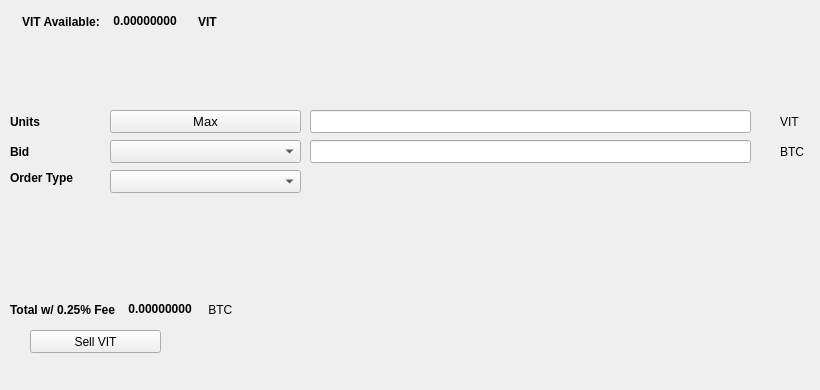
   <widget class="QWidget" name="SellTab">
    <attribute name="title">
     <string>Sell</string>
    </attribute>
    <widget class="QLabel" name="label_16">
     <property name="geometry">
      <rect>
       <x>780</x>
       <y>140</y>
       <width>31</width>
       <height>23</height>
      </rect>
     </property>
     <property name="text">
      <string>BTC</string>
     </property>
    </widget>
    <widget class="QComboBox" name="SellBidcomboBox">
     <property name="geometry">
      <rect>
       <x>110</x>
       <y>140</y>
       <width>191</width>
       <height>23</height>
      </rect>
     </property>
     <property name="font">
      <font>
       <pointsize>10</pointsize>
      </font>
     </property>
    </widget>
    <widget class="QLabel" name="label_18">
     <property name="geometry">
      <rect>
       <x>10</x>
       <y>110</y>
       <width>46</width>
       <height>23</height>
      </rect>
     </property>
     <property name="font">
      <font>
       <weight>75</weight>
       <bold>true</bold>
      </font>
     </property>
     <property name="text">
      <string>Units</string>
     </property>
    </widget>
    <widget class="QPushButton" name="Sell_Max_Amount">
     <property name="geometry">
      <rect>
       <x>110</x>
       <y>110</y>
       <width>191</width>
       <height>23</height>
      </rect>
     </property>
     <property name="font">
      <font>
       <pointsize>10</pointsize>
      </font>
     </property>
     <property name="text">
      <string>Max</string>
     </property>
    </widget>
    <widget class="QLabel" name="label_20">
     <property name="geometry">
      <rect>
       <x>10</x>
       <y>170</y>
       <width>91</width>
       <height>16</height>
      </rect>
     </property>
     <property name="font">
      <font>
       <weight>75</weight>
       <bold>true</bold>
      </font>
     </property>
     <property name="text">
      <string>Order Type</string>
     </property>
    </widget>
    <widget class="QComboBox" name="SellOrdertypeCombo">
     <property name="geometry">
      <rect>
       <x>110</x>
       <y>170</y>
       <width>191</width>
       <height>23</height>
      </rect>
     </property>
     <property name="font">
      <font>
       <pointsize>10</pointsize>
      </font>
     </property>
    </widget>
    <widget class="QLabel" name="label_21">
     <property name="geometry">
      <rect>
       <x>10</x>
       <y>140</y>
       <width>46</width>
       <height>23</height>
      </rect>
     </property>
     <property name="font">
      <font>
       <weight>75</weight>
       <bold>true</bold>
      </font>
     </property>
     <property name="text">
      <string>Bid</string>
     </property>
    </widget>
    <widget class="QLabel" name="label_22">
     <property name="geometry">
      <rect>
       <x>780</x>
       <y>110</y>
       <width>31</width>
       <height>23</height>
      </rect>
     </property>
     <property name="text">
      <string>VIT</string>
     </property>
    </widget>
    <widget class="QLineEdit" name="UnitsInputVIT">
     <property name="geometry">
      <rect>
       <x>310</x>
       <y>110</y>
       <width>441</width>
       <height>23</height>
      </rect>
     </property>
     <property name="font">
      <font>
       <pointsize>9</pointsize>
       <weight>75</weight>
       <bold>true</bold>
      </font>
     </property>
    </widget>
    <widget class="QLineEdit" name="SellBidPriceEdit">
     <property name="geometry">
      <rect>
       <x>310</x>
       <y>140</y>
       <width>441</width>
       <height>23</height>
      </rect>
     </property>
     <property name="font">
      <font>
       <pointsize>9</pointsize>
       <weight>75</weight>
       <bold>true</bold>
      </font>
     </property>
    </widget>
    <widget class="QPushButton" name="SellVITBTN">
     <property name="geometry">
      <rect>
       <x>30</x>
       <y>330</y>
       <width>131</width>
       <height>23</height>
      </rect>
     </property>
     <property name="text">
      <string>Sell VIT</string>
     </property>
     <property name="icon">
      <iconset resource="../Vitality">
       <normaloff>:/icons/bitcoin</normaloff>:/icons/bitcoin</iconset>
     </property>
    </widget>
    <widget class="QWidget" name="layoutWidget3">
     <property name="geometry">
      <rect>
       <x>22</x>
       <y>12</y>
       <width>258</width>
       <height>19</height>
      </rect>
     </property>
     <layout class="QHBoxLayout" name="horizontalLayout">
      <item>
       <widget class="QLabel" name="label232_2">
        <property name="font">
         <font>
          <weight>75</weight>
          <bold>true</bold>
         </font>
        </property>
        <property name="text">
         <string>VIT Available:</string>
        </property>
       </widget>
      </item>
      <item>
       <widget class="QLabel" name="VITAvailableLabel">
        <property name="palette">
         <palette>
          <active>
           <colorrole role="WindowText">
            <brush brushstyle="SolidPattern">
             <color alpha="255">
              <red>0</red>
              <green>0</green>
              <blue>0</blue>
             </color>
            </brush>
           </colorrole>
           <colorrole role="Button">
            <brush brushstyle="SolidPattern">
             <color alpha="255">
              <red>0</red>
              <green>170</green>
              <blue>0</blue>
             </color>
            </brush>
           </colorrole>
           <colorrole role="Light">
            <brush brushstyle="SolidPattern">
             <color alpha="255">
              <red>0</red>
              <green>255</green>
              <blue>0</blue>
             </color>
            </brush>
           </colorrole>
           <colorrole role="Midlight">
            <brush brushstyle="SolidPattern">
             <color alpha="255">
              <red>0</red>
              <green>212</green>
              <blue>0</blue>
             </color>
            </brush>
           </colorrole>
           <colorrole role="Dark">
            <brush brushstyle="SolidPattern">
             <color alpha="255">
              <red>0</red>
              <green>85</green>
              <blue>0</blue>
             </color>
            </brush>
           </colorrole>
           <colorrole role="Mid">
            <brush brushstyle="SolidPattern">
             <color alpha="255">
              <red>0</red>
              <green>113</green>
              <blue>0</blue>
             </color>
            </brush>
           </colorrole>
           <colorrole role="Text">
            <brush brushstyle="SolidPattern">
             <color alpha="255">
              <red>0</red>
              <green>170</green>
              <blue>0</blue>
             </color>
            </brush>
           </colorrole>
           <colorrole role="BrightText">
            <brush brushstyle="SolidPattern">
             <color alpha="255">
              <red>255</red>
              <green>255</green>
              <blue>255</blue>
             </color>
            </brush>
           </colorrole>
           <colorrole role="ButtonText">
            <brush brushstyle="SolidPattern">
             <color alpha="255">
              <red>0</red>
              <green>0</green>
              <blue>0</blue>
             </color>
            </brush>
           </colorrole>
           <colorrole role="Base">
            <brush brushstyle="SolidPattern">
             <color alpha="255">
              <red>255</red>
              <green>255</green>
              <blue>255</blue>
             </color>
            </brush>
           </colorrole>
           <colorrole role="Window">
            <brush brushstyle="SolidPattern">
             <color alpha="255">
              <red>0</red>
              <green>170</green>
              <blue>0</blue>
             </color>
            </brush>
           </colorrole>
           <colorrole role="Shadow">
            <brush brushstyle="SolidPattern">
             <color alpha="255">
              <red>0</red>
              <green>0</green>
              <blue>0</blue>
             </color>
            </brush>
           </colorrole>
           <colorrole role="AlternateBase">
            <brush brushstyle="SolidPattern">
             <color alpha="255">
              <red>127</red>
              <green>212</green>
              <blue>127</blue>
             </color>
            </brush>
           </colorrole>
           <colorrole role="ToolTipBase">
            <brush brushstyle="SolidPattern">
             <color alpha="255">
              <red>255</red>
              <green>255</green>
              <blue>220</blue>
             </color>
            </brush>
           </colorrole>
           <colorrole role="ToolTipText">
            <brush brushstyle="SolidPattern">
             <color alpha="255">
              <red>0</red>
              <green>0</green>
              <blue>0</blue>
             </color>
            </brush>
           </colorrole>
          </active>
          <inactive>
           <colorrole role="WindowText">
            <brush brushstyle="SolidPattern">
             <color alpha="255">
              <red>0</red>
              <green>0</green>
              <blue>0</blue>
             </color>
            </brush>
           </colorrole>
           <colorrole role="Button">
            <brush brushstyle="SolidPattern">
             <color alpha="255">
              <red>0</red>
              <green>170</green>
              <blue>0</blue>
             </color>
            </brush>
           </colorrole>
           <colorrole role="Light">
            <brush brushstyle="SolidPattern">
             <color alpha="255">
              <red>0</red>
              <green>255</green>
              <blue>0</blue>
             </color>
            </brush>
           </colorrole>
           <colorrole role="Midlight">
            <brush brushstyle="SolidPattern">
             <color alpha="255">
              <red>0</red>
              <green>212</green>
              <blue>0</blue>
             </color>
            </brush>
           </colorrole>
           <colorrole role="Dark">
            <brush brushstyle="SolidPattern">
             <color alpha="255">
              <red>0</red>
              <green>85</green>
              <blue>0</blue>
             </color>
            </brush>
           </colorrole>
           <colorrole role="Mid">
            <brush brushstyle="SolidPattern">
             <color alpha="255">
              <red>0</red>
              <green>113</green>
              <blue>0</blue>
             </color>
            </brush>
           </colorrole>
           <colorrole role="Text">
            <brush brushstyle="SolidPattern">
             <color alpha="255">
              <red>0</red>
              <green>170</green>
              <blue>0</blue>
             </color>
            </brush>
           </colorrole>
           <colorrole role="BrightText">
            <brush brushstyle="SolidPattern">
             <color alpha="255">
              <red>255</red>
              <green>255</green>
              <blue>255</blue>
             </color>
            </brush>
           </colorrole>
           <colorrole role="ButtonText">
            <brush brushstyle="SolidPattern">
             <color alpha="255">
              <red>0</red>
              <green>0</green>
              <blue>0</blue>
             </color>
            </brush>
           </colorrole>
           <colorrole role="Base">
            <brush brushstyle="SolidPattern">
             <color alpha="255">
              <red>255</red>
              <green>255</green>
              <blue>255</blue>
             </color>
            </brush>
           </colorrole>
           <colorrole role="Window">
            <brush brushstyle="SolidPattern">
             <color alpha="255">
              <red>0</red>
              <green>170</green>
              <blue>0</blue>
             </color>
            </brush>
           </colorrole>
           <colorrole role="Shadow">
            <brush brushstyle="SolidPattern">
             <color alpha="255">
              <red>0</red>
              <green>0</green>
              <blue>0</blue>
             </color>
            </brush>
           </colorrole>
           <colorrole role="AlternateBase">
            <brush brushstyle="SolidPattern">
             <color alpha="255">
              <red>127</red>
              <green>212</green>
              <blue>127</blue>
             </color>
            </brush>
           </colorrole>
           <colorrole role="ToolTipBase">
            <brush brushstyle="SolidPattern">
             <color alpha="255">
              <red>255</red>
              <green>255</green>
              <blue>220</blue>
             </color>
            </brush>
           </colorrole>
           <colorrole role="ToolTipText">
            <brush brushstyle="SolidPattern">
             <color alpha="255">
              <red>0</red>
              <green>0</green>
              <blue>0</blue>
             </color>
            </brush>
           </colorrole>
          </inactive>
          <disabled>
           <colorrole role="WindowText">
            <brush brushstyle="SolidPattern">
             <color alpha="255">
              <red>0</red>
              <green>85</green>
              <blue>0</blue>
             </color>
            </brush>
           </colorrole>
           <colorrole role="Button">
            <brush brushstyle="SolidPattern">
             <color alpha="255">
              <red>0</red>
              <green>170</green>
              <blue>0</blue>
             </color>
            </brush>
           </colorrole>
           <colorrole role="Light">
            <brush brushstyle="SolidPattern">
             <color alpha="255">
              <red>0</red>
              <green>255</green>
              <blue>0</blue>
             </color>
            </brush>
           </colorrole>
           <colorrole role="Midlight">
            <brush brushstyle="SolidPattern">
             <color alpha="255">
              <red>0</red>
              <green>212</green>
              <blue>0</blue>
             </color>
            </brush>
           </colorrole>
           <colorrole role="Dark">
            <brush brushstyle="SolidPattern">
             <color alpha="255">
              <red>0</red>
              <green>85</green>
              <blue>0</blue>
             </color>
            </brush>
           </colorrole>
           <colorrole role="Mid">
            <brush brushstyle="SolidPattern">
             <color alpha="255">
              <red>0</red>
              <green>113</green>
              <blue>0</blue>
             </color>
            </brush>
           </colorrole>
           <colorrole role="Text">
            <brush brushstyle="SolidPattern">
             <color alpha="255">
              <red>0</red>
              <green>85</green>
              <blue>0</blue>
             </color>
            </brush>
           </colorrole>
           <colorrole role="BrightText">
            <brush brushstyle="SolidPattern">
             <color alpha="255">
              <red>255</red>
              <green>255</green>
              <blue>255</blue>
             </color>
            </brush>
           </colorrole>
           <colorrole role="ButtonText">
            <brush brushstyle="SolidPattern">
             <color alpha="255">
              <red>0</red>
              <green>85</green>
              <blue>0</blue>
             </color>
            </brush>
           </colorrole>
           <colorrole role="Base">
            <brush brushstyle="SolidPattern">
             <color alpha="255">
              <red>0</red>
              <green>170</green>
              <blue>0</blue>
             </color>
            </brush>
           </colorrole>
           <colorrole role="Window">
            <brush brushstyle="SolidPattern">
             <color alpha="255">
              <red>0</red>
              <green>170</green>
              <blue>0</blue>
             </color>
            </brush>
           </colorrole>
           <colorrole role="Shadow">
            <brush brushstyle="SolidPattern">
             <color alpha="255">
              <red>0</red>
              <green>0</green>
              <blue>0</blue>
             </color>
            </brush>
           </colorrole>
           <colorrole role="AlternateBase">
            <brush brushstyle="SolidPattern">
             <color alpha="255">
              <red>0</red>
              <green>170</green>
              <blue>0</blue>
             </color>
            </brush>
           </colorrole>
           <colorrole role="ToolTipBase">
            <brush brushstyle="SolidPattern">
             <color alpha="255">
              <red>255</red>
              <green>255</green>
              <blue>220</blue>
             </color>
            </brush>
           </colorrole>
           <colorrole role="ToolTipText">
            <brush brushstyle="SolidPattern">
             <color alpha="255">
              <red>0</red>
              <green>0</green>
              <blue>0</blue>
             </color>
            </brush>
           </colorrole>
          </disabled>
         </palette>
        </property>
        <property name="font">
         <font>
          <weight>75</weight>
          <bold>true</bold>
         </font>
        </property>
        <property name="text">
         <string> 0.00000000 </string>
        </property>
        <property name="textInteractionFlags">
         <set>Qt::LinksAccessibleByMouse|Qt::TextSelectableByKeyboard|Qt::TextSelectableByMouse</set>
        </property>
       </widget>
      </item>
      <item>
       <widget class="QLabel" name="labelVIT">
        <property name="font">
         <font>
          <weight>75</weight>
          <bold>true</bold>
         </font>
        </property>
        <property name="text">
         <string>VIT</string>
        </property>
       </widget>
      </item>
     </layout>
    </widget>
    <widget class="QWidget" name="layoutWidget">
     <property name="geometry">
      <rect>
       <x>10</x>
       <y>300</y>
       <width>268</width>
       <height>19</height>
      </rect>
     </property>
     <layout class="QHBoxLayout" name="horizontalLayout_2">
      <item>
       <widget class="QLabel" name="label_19">
        <property name="font">
         <font>
          <weight>75</weight>
          <bold>true</bold>
         </font>
        </property>
        <property name="text">
         <string>Total w/ 0.25% Fee </string>
        </property>
       </widget>
      </item>
      <item>
       <widget class="QLabel" name="SellCostLabel">
        <property name="palette">
         <palette>
          <active>
           <colorrole role="WindowText">
            <brush brushstyle="SolidPattern">
             <color alpha="255">
              <red>0</red>
              <green>0</green>
              <blue>0</blue>
             </color>
            </brush>
           </colorrole>
           <colorrole role="Button">
            <brush brushstyle="SolidPattern">
             <color alpha="255">
              <red>0</red>
              <green>170</green>
              <blue>0</blue>
             </color>
            </brush>
           </colorrole>
           <colorrole role="Light">
            <brush brushstyle="SolidPattern">
             <color alpha="255">
              <red>0</red>
              <green>255</green>
              <blue>0</blue>
             </color>
            </brush>
           </colorrole>
           <colorrole role="Midlight">
            <brush brushstyle="SolidPattern">
             <color alpha="255">
              <red>0</red>
              <green>212</green>
              <blue>0</blue>
             </color>
            </brush>
           </colorrole>
           <colorrole role="Dark">
            <brush brushstyle="SolidPattern">
             <color alpha="255">
              <red>0</red>
              <green>85</green>
              <blue>0</blue>
             </color>
            </brush>
           </colorrole>
           <colorrole role="Mid">
            <brush brushstyle="SolidPattern">
             <color alpha="255">
              <red>0</red>
              <green>113</green>
              <blue>0</blue>
             </color>
            </brush>
           </colorrole>
           <colorrole role="Text">
            <brush brushstyle="SolidPattern">
             <color alpha="255">
              <red>0</red>
              <green>170</green>
              <blue>0</blue>
             </color>
            </brush>
           </colorrole>
           <colorrole role="BrightText">
            <brush brushstyle="SolidPattern">
             <color alpha="255">
              <red>255</red>
              <green>255</green>
              <blue>255</blue>
             </color>
            </brush>
           </colorrole>
           <colorrole role="ButtonText">
            <brush brushstyle="SolidPattern">
             <color alpha="255">
              <red>0</red>
              <green>0</green>
              <blue>0</blue>
             </color>
            </brush>
           </colorrole>
           <colorrole role="Base">
            <brush brushstyle="SolidPattern">
             <color alpha="255">
              <red>255</red>
              <green>255</green>
              <blue>255</blue>
             </color>
            </brush>
           </colorrole>
           <colorrole role="Window">
            <brush brushstyle="SolidPattern">
             <color alpha="255">
              <red>0</red>
              <green>170</green>
              <blue>0</blue>
             </color>
            </brush>
           </colorrole>
           <colorrole role="Shadow">
            <brush brushstyle="SolidPattern">
             <color alpha="255">
              <red>0</red>
              <green>0</green>
              <blue>0</blue>
             </color>
            </brush>
           </colorrole>
           <colorrole role="AlternateBase">
            <brush brushstyle="SolidPattern">
             <color alpha="255">
              <red>127</red>
              <green>212</green>
              <blue>127</blue>
             </color>
            </brush>
           </colorrole>
           <colorrole role="ToolTipBase">
            <brush brushstyle="SolidPattern">
             <color alpha="255">
              <red>255</red>
              <green>255</green>
              <blue>220</blue>
             </color>
            </brush>
           </colorrole>
           <colorrole role="ToolTipText">
            <brush brushstyle="SolidPattern">
             <color alpha="255">
              <red>0</red>
              <green>0</green>
              <blue>0</blue>
             </color>
            </brush>
           </colorrole>
          </active>
          <inactive>
           <colorrole role="WindowText">
            <brush brushstyle="SolidPattern">
             <color alpha="255">
              <red>0</red>
              <green>0</green>
              <blue>0</blue>
             </color>
            </brush>
           </colorrole>
           <colorrole role="Button">
            <brush brushstyle="SolidPattern">
             <color alpha="255">
              <red>0</red>
              <green>170</green>
              <blue>0</blue>
             </color>
            </brush>
           </colorrole>
           <colorrole role="Light">
            <brush brushstyle="SolidPattern">
             <color alpha="255">
              <red>0</red>
              <green>255</green>
              <blue>0</blue>
             </color>
            </brush>
           </colorrole>
           <colorrole role="Midlight">
            <brush brushstyle="SolidPattern">
             <color alpha="255">
              <red>0</red>
              <green>212</green>
              <blue>0</blue>
             </color>
            </brush>
           </colorrole>
           <colorrole role="Dark">
            <brush brushstyle="SolidPattern">
             <color alpha="255">
              <red>0</red>
              <green>85</green>
              <blue>0</blue>
             </color>
            </brush>
           </colorrole>
           <colorrole role="Mid">
            <brush brushstyle="SolidPattern">
             <color alpha="255">
              <red>0</red>
              <green>113</green>
              <blue>0</blue>
             </color>
            </brush>
           </colorrole>
           <colorrole role="Text">
            <brush brushstyle="SolidPattern">
             <color alpha="255">
              <red>0</red>
              <green>170</green>
              <blue>0</blue>
             </color>
            </brush>
           </colorrole>
           <colorrole role="BrightText">
            <brush brushstyle="SolidPattern">
             <color alpha="255">
              <red>255</red>
              <green>255</green>
              <blue>255</blue>
             </color>
            </brush>
           </colorrole>
           <colorrole role="ButtonText">
            <brush brushstyle="SolidPattern">
             <color alpha="255">
              <red>0</red>
              <green>0</green>
              <blue>0</blue>
             </color>
            </brush>
           </colorrole>
           <colorrole role="Base">
            <brush brushstyle="SolidPattern">
             <color alpha="255">
              <red>255</red>
              <green>255</green>
              <blue>255</blue>
             </color>
            </brush>
           </colorrole>
           <colorrole role="Window">
            <brush brushstyle="SolidPattern">
             <color alpha="255">
              <red>0</red>
              <green>170</green>
              <blue>0</blue>
             </color>
            </brush>
           </colorrole>
           <colorrole role="Shadow">
            <brush brushstyle="SolidPattern">
             <color alpha="255">
              <red>0</red>
              <green>0</green>
              <blue>0</blue>
             </color>
            </brush>
           </colorrole>
           <colorrole role="AlternateBase">
            <brush brushstyle="SolidPattern">
             <color alpha="255">
              <red>127</red>
              <green>212</green>
              <blue>127</blue>
             </color>
            </brush>
           </colorrole>
           <colorrole role="ToolTipBase">
            <brush brushstyle="SolidPattern">
             <color alpha="255">
              <red>255</red>
              <green>255</green>
              <blue>220</blue>
             </color>
            </brush>
           </colorrole>
           <colorrole role="ToolTipText">
            <brush brushstyle="SolidPattern">
             <color alpha="255">
              <red>0</red>
              <green>0</green>
              <blue>0</blue>
             </color>
            </brush>
           </colorrole>
          </inactive>
          <disabled>
           <colorrole role="WindowText">
            <brush brushstyle="SolidPattern">
             <color alpha="255">
              <red>0</red>
              <green>85</green>
              <blue>0</blue>
             </color>
            </brush>
           </colorrole>
           <colorrole role="Button">
            <brush brushstyle="SolidPattern">
             <color alpha="255">
              <red>0</red>
              <green>170</green>
              <blue>0</blue>
             </color>
            </brush>
           </colorrole>
           <colorrole role="Light">
            <brush brushstyle="SolidPattern">
             <color alpha="255">
              <red>0</red>
              <green>255</green>
              <blue>0</blue>
             </color>
            </brush>
           </colorrole>
           <colorrole role="Midlight">
            <brush brushstyle="SolidPattern">
             <color alpha="255">
              <red>0</red>
              <green>212</green>
              <blue>0</blue>
             </color>
            </brush>
           </colorrole>
           <colorrole role="Dark">
            <brush brushstyle="SolidPattern">
             <color alpha="255">
              <red>0</red>
              <green>85</green>
              <blue>0</blue>
             </color>
            </brush>
           </colorrole>
           <colorrole role="Mid">
            <brush brushstyle="SolidPattern">
             <color alpha="255">
              <red>0</red>
              <green>113</green>
              <blue>0</blue>
             </color>
            </brush>
           </colorrole>
           <colorrole role="Text">
            <brush brushstyle="SolidPattern">
             <color alpha="255">
              <red>0</red>
              <green>85</green>
              <blue>0</blue>
             </color>
            </brush>
           </colorrole>
           <colorrole role="BrightText">
            <brush brushstyle="SolidPattern">
             <color alpha="255">
              <red>255</red>
              <green>255</green>
              <blue>255</blue>
             </color>
            </brush>
           </colorrole>
           <colorrole role="ButtonText">
            <brush brushstyle="SolidPattern">
             <color alpha="255">
              <red>0</red>
              <green>85</green>
              <blue>0</blue>
             </color>
            </brush>
           </colorrole>
           <colorrole role="Base">
            <brush brushstyle="SolidPattern">
             <color alpha="255">
              <red>0</red>
              <green>170</green>
              <blue>0</blue>
             </color>
            </brush>
           </colorrole>
           <colorrole role="Window">
            <brush brushstyle="SolidPattern">
             <color alpha="255">
              <red>0</red>
              <green>170</green>
              <blue>0</blue>
             </color>
            </brush>
           </colorrole>
           <colorrole role="Shadow">
            <brush brushstyle="SolidPattern">
             <color alpha="255">
              <red>0</red>
              <green>0</green>
              <blue>0</blue>
             </color>
            </brush>
           </colorrole>
           <colorrole role="AlternateBase">
            <brush brushstyle="SolidPattern">
             <color alpha="255">
              <red>0</red>
              <green>170</green>
              <blue>0</blue>
             </color>
            </brush>
           </colorrole>
           <colorrole role="ToolTipBase">
            <brush brushstyle="SolidPattern">
             <color alpha="255">
              <red>255</red>
              <green>255</green>
              <blue>220</blue>
             </color>
            </brush>
           </colorrole>
           <colorrole role="ToolTipText">
            <brush brushstyle="SolidPattern">
             <color alpha="255">
              <red>0</red>
              <green>0</green>
              <blue>0</blue>
             </color>
            </brush>
           </colorrole>
          </disabled>
         </palette>
        </property>
        <property name="font">
         <font>
          <weight>75</weight>
          <bold>true</bold>
         </font>
        </property>
        <property name="autoFillBackground">
         <bool>false</bool>
        </property>
        <property name="text">
         <string> 0.00000000</string>
        </property>
        <property name="textInteractionFlags">
         <set>Qt::LinksAccessibleByMouse|Qt::TextSelectableByMouse</set>
        </property>
       </widget>
      </item>
      <item>
       <widget class="QLabel" name="label_17">
        <property name="font">
         <font>
          <weight>50</weight>
          <bold>false</bold>
         </font>
        </property>
        <property name="text">
         <string> BTC</string>
        </property>
       </widget>
      </item>
     </layout>
    </widget>
    <widget class="QLabel" name="label_23">
     <property name="geometry">
      <rect>
       <x>460</x>
       <y>300</y>
       <width>281</width>
       <height>81</height>
      </rect>
     </property>
     <property name="text">
      <string/>
     </property>
     <property name="pixmap">
      <pixmap>:/images/bittrex</pixmap>
     </property>
    </widget>
   </widget>
